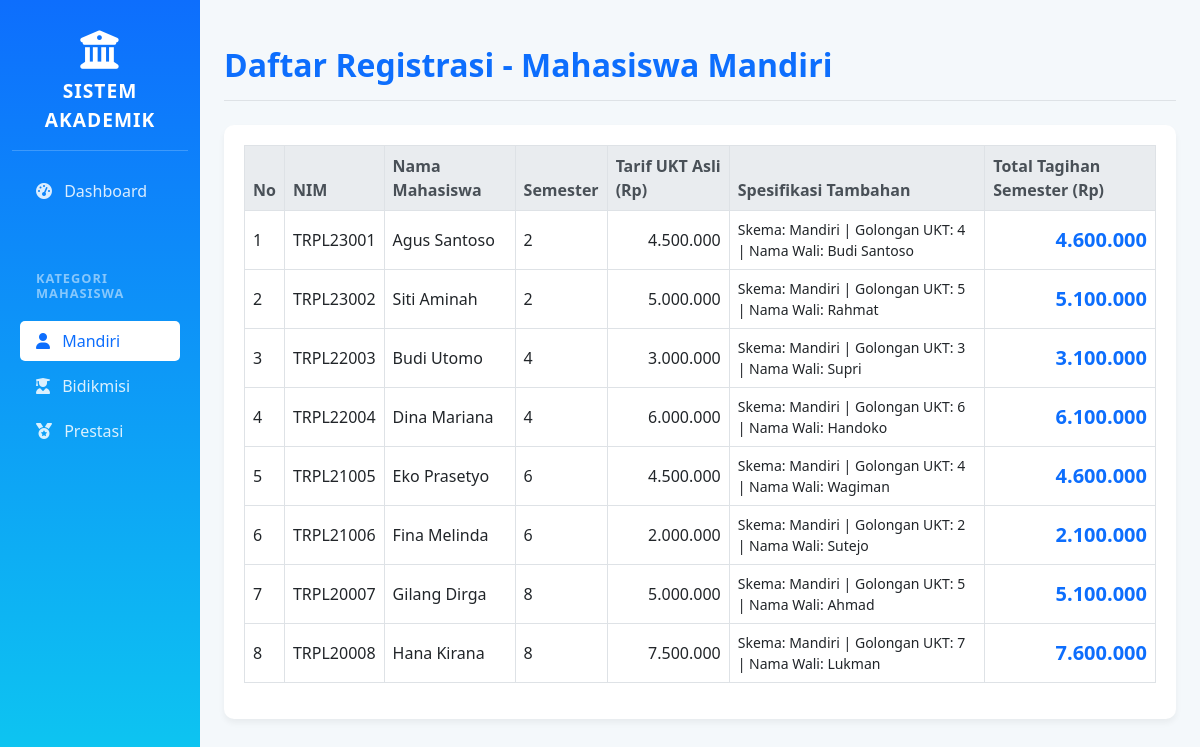
The page /?page=mandiri on the database its author committed.
### tables this page shows
CREATE TABLE IF NOT EXISTS tabel_mahasiswa (
    id_mahasiswa INT AUTO_INCREMENT PRIMARY KEY,
    nama_mahasiswa VARCHAR(100) NOT NULL,
    nim VARCHAR(20) NOT NULL,
    semester INT NOT NULL,
    tarif_ukt_nominal DECIMAL(12,2) NOT NULL,
    jenis_pembiayaan ENUM('Mandiri', 'Bidikmisi', 'Prestasi') NOT NULL,
    
     
    golongan_ukt INT NULL,
    nama_wali VARCHAR(100) NULL,
    nomor_kip_kuliah VARCHAR(50) NULL,
    dana_saku_subsidi DECIMAL(12,2) NULL,
    nama_instansi_beasiswa VARCHAR(100) NULL,
    minimal_ipk_syarat DECIMAL(3,2) NULL
);

### classes/MahasiswaMandiri.php (called while the page is built, shortened)
<?php
require_once 'Mahasiswa.php';
class MahasiswaMandiri extends Mahasiswa
{
    protected $golonganUkt;
    protected $namaWali;
    public function __construct($id_mahasiswa, $nama_mahasiswa, $nim, $semester, $tarifUktNominal, $golonganUkt, $namaWali)
    {
        $this->golonganUkt = $golonganUkt;
        $this->namaWali = $namaWali;
    }
    public function hitungTagihanSemester()
    {
        return $this->tarifUktNominal + 100000;
    }
    public function tampilkanSpesifikasiAkademik()
    {
        return "Skema: Mandiri | Golongan UKT: {$this->golonganUkt} | Nama Wali: {$this->namaWali}";
    }
    public static function getMahasiswaMandiri($conn)
    {
        $sql = "SELECT * FROM tabel_mahasiswa WHERE jenis_pembiayaan = 'Mandiri'";
        $stmt = $conn->prepare($sql);
        $stmt->execute();
        $result = $stmt->fetchAll(PDO::FETCH_ASSOC);
        $data = [];
        foreach ($result as $row) {
            $data[] = new self(
                $row['id_mahasiswa'],
                $row['nama_mahasiswa'],
                $row['nim'],
                $row['semester'],
                $row['tarif_ukt_nominal'],
                $row['golongan_ukt'],
                $row['nama_wali']
            );
        }
        return $data;
    }
}

### classes/Mahasiswa.php (called while the page is built, shortened)
<?php
abstract class Mahasiswa
{
    protected $nama_mahasiswa;
    protected $nim;
    protected $semester;
    protected $tarifUktNominal;
    public function __construct($id_mahasiswa, $nama_mahasiswa, $nim, $semester, $tarifUktNominal)
    {
        $this->nama_mahasiswa  = $nama_mahasiswa;
        $this->nim             = $nim;
        $this->semester        = $semester;
        $this->tarifUktNominal = $tarifUktNominal;
    }
    public function getNamaMahasiswa()
    {
        return $this->nama_mahasiswa;
    }
    public function getNim()
    {
        return $this->nim;
    }
    public function getSemester()
    {
        return $this->semester;
    }
    public function getTarifUktNominal()
    {
        return $this->tarifUktNominal;
    }
}

### index.php (the view, shortened to what this page needs)
<?php
require_once 'classes/MahasiswaMandiri.php';
$database = Database::getInstance();
$pdo = $database->getConnection();
$page = isset($_GET['page']) ? $_GET['page'] : 'dashboard';
$dataMandiri   = MahasiswaMandiri::getMahasiswaMandiri($pdo);
$dataBidikmisi = MahasiswaBidikmisi::getMahasiswaBidikmisi($pdo);
$dataPrestasi  = MahasiswaPrestasi::getMahasiswaPrestasi($pdo);
$jmlMandiri   = count($dataMandiri);
$jmlBidikmisi = count($dataBidikmisi);
$jmlPrestasi  = count($dataPrestasi);
$totalData    = $jmlMandiri + $jmlBidikmisi + $jmlPrestasi;
?>
<!DOCTYPE html>
<html lang="id">
<head>
    <link href="https://cdn.jsdelivr.net/npm/bootstrap@5.3.0/dist/css/bootstrap.min.css" rel="stylesheet">
    <link rel="stylesheet" href="https://cdnjs.cloudflare.com/ajax/libs/font-awesome/6.4.0/css/all.min.css">
</head>
<body>
<div class="container-fluid">
    <div class="row">
        <nav class="col-md-3 col-lg-2 d-md-block sidebar collapse">
            <div class="position-sticky pt-3">
                <div class="sidebar-heading text-center">
                    <i class="fas fa-university mb-2 fa-2x"></i><br>
                    Sistem Akademik
                </div>
                <ul class="nav flex-column px-2">
                    <li class="nav-item">
                        <a class="nav-link <?= ($page == 'dashboard') ? 'active' : '' ?>" href="?page=dashboard">
                            <i class="fas fa-tachometer-alt me-2"></i> Dashboard
                        </a>
                    </li>
                    <li class="nav-item mt-3">
                        <h6 class="sidebar-heading text-white-50 px-3 mt-4 mb-1" style="font-size: 0.8rem; border-bottom: none;">Kategori Mahasiswa</h6>
                    </li>
                    <li class="nav-item">
                        <a class="nav-link <?= ($page == 'mandiri') ? 'active' : '' ?>" href="?page=mandiri">
                            <i class="fas fa-user me-2"></i> Mandiri
                        </a>
                    </li>
                    <li class="nav-item">
                        <a class="nav-link <?= ($page == 'bidikmisi') ? 'active' : '' ?>" href="?page=bidikmisi">
                            <i class="fas fa-user-graduate me-2"></i> Bidikmisi
                        </a>
                    </li>
                    <li class="nav-item">
                        <a class="nav-link <?= ($page == 'prestasi') ? 'active' : '' ?>" href="?page=prestasi">
                            <i class="fas fa-medal me-2"></i> Prestasi
                        </a>
                    </li>
                </ul>
            </div>
        </nav>
        <main class="col-md-9 ms-sm-auto col-lg-10 px-md-4 content-area">
            <div class="d-flex justify-content-between flex-wrap flex-md-nowrap align-items-center pt-3 pb-2 mb-4 border-bottom">
                <h1 class="h2 text-primary fw-bold">
                    <?php
                    if($page == 'dashboard') echo "Dashboard Rekapitulasi Data";
                    elseif($page == 'mandiri') echo "Daftar Registrasi - Mahasiswa Mandiri";
                    elseif($page == 'bidikmisi') echo "Daftar Registrasi - Mahasiswa Bidikmisi";
                    elseif($page == 'prestasi') echo "Daftar Registrasi - Mahasiswa Prestasi";
                    ?>
                </h1>
            </div>
            <?php if($page == 'dashboard'): ?>
            <div class="row mb-5">
                <div class="col-xl-3 col-md-6 mb-4">
                    <div class="card card-custom bg-primary text-white h-100">
                        <div class="card-body">
                            <div class="d-flex justify-content-between align-items-center">
                                <div>
                                    <div class="text-white-50 small text-uppercase fw-bold">Total Mahasiswa</div>
                                    <div class="h2 mb-0 fw-bold"><?= $totalData ?></div>
                                </div>
                                <i class="fas fa-users fa-3x text-white-50"></i>
                            </div>
                        </div>
                    </div>
                </div>
                <div class="col-xl-3 col-md-6 mb-4">
                    <div class="card card-custom bg-info text-white h-100">
                        <div class="card-body">
                            <div class="d-flex justify-content-between align-items-center">
                                <div>
                                    <div class="text-white-50 small text-uppercase fw-bold">Jalur Mandiri</div>
                                    <div class="h2 mb-0 fw-bold"><?= $jmlMandiri ?></div>
                                </div>
                                <i class="fas fa-user fa-3x text-white-50"></i>
                            </div>
                        </div>
                    </div>
                </div>
                <div class="col-xl-3 col-md-6 mb-4">
                    <div class="card card-custom bg-success text-white h-100">
                        <div class="card-body">
                            <div class="d-flex justify-content-between align-items-center">
                                <div>
                                    <div class="text-white-50 small text-uppercase fw-bold">Jalur Bidikmisi</div>
                                    <div class="h2 mb-0 fw-bold"><?= $jmlBidikmisi ?></div>
                                </div>
                                <i class="fas fa-user-graduate fa-3x text-white-50"></i>
                            </div>
                        </div>
                    </div>
                </div>
                <div class="col-xl-3 col-md-6 mb-4">
                    <div class="card card-custom bg-warning text-white h-100">
                        <div class="card-body">
                            <div class="d-flex justify-content-between align-items-center">
                                <div>
                                    <div class="text-white-50 small text-uppercase fw-bold">Jalur Prestasi</div>
                                    <div class="h2 mb-0 fw-bold"><?= $jmlPrestasi ?></div>
                                </div>
                                <i class="fas fa-medal fa-3x text-white-50"></i>
                            </div>
                        </div>
                    </div>
                </div>
            </div>
            <div class="table-responsive">
                <h4 class="mb-3 text-secondary">Seluruh Data Mahasiswa</h4>
                <table class="table table-hover table-bordered align-middle">
                    <thead>
                        <tr>
                            <th>No</th>
                            <th>NIM</th>
                            <th>Nama Mahasiswa</th>
                            <th>Semester</th>
                            <th>Jalur (Polymorphism)</th>
                            <th>Spesifikasi Akademik</th>
                            <th>Total Tagihan (Rp)</th>
                        </tr>
                    </thead>
                    <tbody>
                        <?php
                        $no = 1;
                        $allData = array_merge($dataMandiri, $dataBidikmisi, $dataPrestasi);
                        foreach($allData as $mhs):
                        ?>
                        <tr>
                            <td><?= $no++ ?></td>
                            <td><?= $mhs->getNim() ?></td>
                            <td><?= $mhs->getNamaMahasiswa() ?></td>
                            <td><?= $mhs->getSemester() ?></td>
                            <td>
                                <?php
                                    if($mhs instanceof MahasiswaMandiri) echo '<span class="badge bg-info">Mandiri</span>';
                                    elseif($mhs instanceof MahasiswaBidikmisi) echo '<span class="badge bg-success">Bidikmisi</span>';
                                    elseif($mhs instanceof MahasiswaPrestasi) echo '<span class="badge bg-warning text-dark">Prestasi</span>';
                                ?>
                            </td>
                            <td class="small"><?= $mhs->tampilkanSpesifikasiAkademik() ?></td>
                            <td class="text-end fw-bold"><?= number_format($mhs->hitungTagihanSemester(), 0, ',', '.') ?></td>
                        </tr>
                        <?php endforeach; ?>
                    </tbody>
                </table>
            </div>
            <?php else:  ?>
            <div class="table-responsive">
                <table class="table table-hover table-bordered align-middle">
                    <thead>
                        <tr>
                            <th>No</th>
                            <th>NIM</th>
                            <th>Nama Mahasiswa</th>
                            <th>Semester</th>
                            <th>Tarif UKT Asli (Rp)</th>
                            <th>Spesifikasi Tambahan</th>
                            <th>Total Tagihan Semester (Rp)</th>
                        </tr>
                    </thead>
                    <tbody>
                        <?php
                        $no = 1;
                        $dataTampil = [];
                        if($page == 'mandiri') $dataTampil = $dataMandiri;
                        elseif($page == 'bidikmisi') $dataTampil = $dataBidikmisi;
                        elseif($page == 'prestasi') $dataTampil = $dataPrestasi;
                        if(count($dataTampil) > 0):
                            foreach($dataTampil as $mhs):
                        ?>
                        <tr>
                            <td><?= $no++ ?></td>
                            <td><?= $mhs->getNim() ?></td>
                            <td><?= $mhs->getNamaMahasiswa() ?></td>
                            <td><?= $mhs->getSemester() ?></td>
                            <td class="text-end"><?= number_format($mhs->getTarifUktNominal(), 0, ',', '.') ?></td>
                            <td class="small"><?= $mhs->tampilkanSpesifikasiAkademik() ?></td>
                            <td class="text-end text-primary fw-bold fs-5"><?= number_format($mhs->hitungTagihanSemester(), 0, ',', '.') ?></td>
                        </tr>
                        <?php
                            endforeach;
                        else:
                        ?>
                        <tr><td colspan="7" class="text-center text-muted">Belum ada data.</td></tr>
                        <?php endif; ?>
                    </tbody>
                </table>
            </div>
            <?php endif; ?>
        </main>
    </div>
</div>
</body>
</html>

### index.php (style rules this page uses)
body { background-color: #f4f8fb; font-family: 'Segoe UI', Tahoma, Geneva, Verdana, sans-serif; }
.sidebar { background: linear-gradient(180deg, #0d6efd 0%, #0dcaf0 100%); min-height: 100vh; color: #fff; }
.sidebar .nav-link { color: rgba(255, 255, 255, 0.85); font-weight: 500; margin-bottom: 5px; border-radius: 5px; }
.sidebar .nav-link:hover, .sidebar .nav-link.active { color: #0d6efd; background-color: #fff; }
.sidebar .sidebar-heading { font-size: 1.2rem; text-transform: uppercase; font-weight: 700; letter-spacing: 1px; padding: 15px 20px; border-bottom: 1px solid rgba(255,255,255,0.2); margin-bottom: 20px; }
.content-area { padding: 30px; }
.table-responsive { background: #fff; padding: 20px; border-radius: 10px; box-shadow: 0 4px 6px rgba(0,0,0,0.05); }
.table thead th { background-color: #e9ecef; color: #495057; font-weight: 600; }

### rows shown on the page
tabel_mahasiswa: nim "TRPL23001", nama_mahasiswa "Agus Santoso", semester "2", tarif_ukt_nominal "4.500.000", $mhs->tampilkanSpesifikasiAkademik() "Skema: Mandiri | Golongan UKT: 4 | Nama Wali: Budi Santoso", tarif_ukt_nominal "4.600.000"
tabel_mahasiswa: nim "TRPL23002", nama_mahasiswa "Siti Aminah", semester "2", tarif_ukt_nominal "5.000.000", $mhs->tampilkanSpesifikasiAkademik() "Skema: Mandiri | Golongan UKT: 5 | Nama Wali: Rahmat", tarif_ukt_nominal "5.100.000"
tabel_mahasiswa: nim "TRPL22003", nama_mahasiswa "Budi Utomo", semester "4", tarif_ukt_nominal "3.000.000", $mhs->tampilkanSpesifikasiAkademik() "Skema: Mandiri | Golongan UKT: 3 | Nama Wali: Supri", tarif_ukt_nominal "3.100.000"
tabel_mahasiswa: nim "TRPL22004", nama_mahasiswa "Dina Mariana", semester "4", tarif_ukt_nominal "6.000.000", $mhs->tampilkanSpesifikasiAkademik() "Skema: Mandiri | Golongan UKT: 6 | Nama Wali: Handoko", tarif_ukt_nominal "6.100.000"
tabel_mahasiswa: nim "TRPL21005", nama_mahasiswa "Eko Prasetyo", semester "6", tarif_ukt_nominal "4.500.000", $mhs->tampilkanSpesifikasiAkademik() "Skema: Mandiri | Golongan UKT: 4 | Nama Wali: Wagiman", tarif_ukt_nominal "4.600.000"
tabel_mahasiswa: nim "TRPL21006", nama_mahasiswa "Fina Melinda", semester "6", tarif_ukt_nominal "2.000.000", $mhs->tampilkanSpesifikasiAkademik() "Skema: Mandiri | Golongan UKT: 2 | Nama Wali: Sutejo", tarif_ukt_nominal "2.100.000"
tabel_mahasiswa: nim "TRPL20007", nama_mahasiswa "Gilang Dirga", semester "8", tarif_ukt_nominal "5.000.000", $mhs->tampilkanSpesifikasiAkademik() "Skema: Mandiri | Golongan UKT: 5 | Nama Wali: Ahmad", tarif_ukt_nominal "5.100.000"
tabel_mahasiswa: nim "TRPL20008", nama_mahasiswa "Hana Kirana", semester "8", tarif_ukt_nominal "7.500.000", $mhs->tampilkanSpesifikasiAkademik() "Skema: Mandiri | Golongan UKT: 7 | Nama Wali: Lukman", tarif_ukt_nominal "7.600.000"
